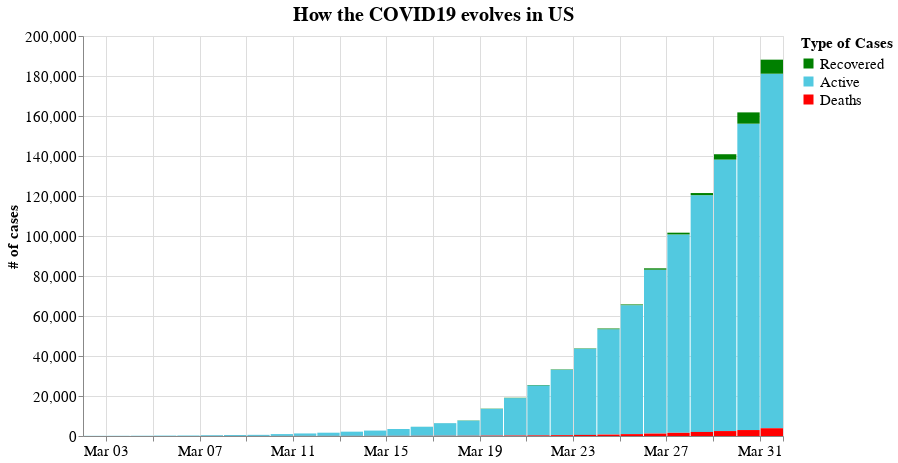

The cell this chart's notebook holds for it:
### Code cell
# draw graph
us_df = us_df[ us_df['date'] > pd.to_datetime('2020-03-01')]

us_time = alt.Chart(us_df).mark_bar().encode(
    alt.X('monthdate(date):T', axis = alt.Axis(title = None, labelFontSize = 15)),
    alt.Y('value:Q', axis = alt.Axis(title = '# of cases', titleFontSize = 15, labelFontSize = 15)),
    alt.Color('variable:N', scale = alt.Scale(domain = ['Recovered', 'Active', 'Deaths'], range = colors),\
             legend = alt.Legend(title = 'Type of Cases', titleFontSize = 15, labelFontSize = 15))
).properties(
width = 700,
    height = 400,
    title = { 'text' :'How the COVID19 evolves in US', 'fontSize' : 20, 'subtitleFontSize' : 15}
)

us_time

### Figure 1 — Vega-Lite specification as saved in the notebook (floating-point values rounded to 4 significant figures)
{"config": {"view": {"continuousWidth": 400, "continuousHeight": 300}}, "data": {"name": "data-abff8ad5554f8420282e5f42fb141f0d"}, "mark": "bar", "encoding": {"color": {"type": "nominal", "field": "variable", "legend": {"labelFontSize": 15, "title": "Type of Cases", "titleFontSize": 15}, "scale": {"domain": ["Recovered", "Active", "Deaths"], "range": ["green", "#52C9E0", "red"]}}, "x": {"type": "temporal", "axis": {"labelFontSize": 15, "title": null}, "field": "date", "timeUnit": "monthdate"}, "y": {"type": "quantitative", "axis": {"labelFontSize": 15, "title": "# of cases", "titleFontSize": 15}, "field": "value"}}, "height": 400, "title": {"text": "How the COVID19 evolves in US", "fontSize": 20, "subtitleFontSize": 15}, "width": 700, "$schema": "https://vega.github.io/schema/vega-lite/v4.0.2.json", "datasets": {"data-abff8ad5554f8420282e5f42fb141f0d": [{"date": "2020-03-02T00:00:00", "variable": "Active", "value": 85}, {"date": "2020-03-03T00:00:00", "variable": "Active", "value": 104}, {"date": "2020-03-04T00:00:00", "variable": "Active", "value": 131}, {"date": "2020-03-05T00:00:00", "variable": "Active", "value": 198}, {"date": "2020-03-06T00:00:00", "variable": "Active", "value": 241}, {"date": "2020-03-07T00:00:00", "variable": "Active", "value": 378}, {"date": "2020-03-08T00:00:00", "variable": "Active", "value": 490}, {"date": "2020-03-09T00:00:00", "variable": "Active", "value": 554}, {"date": "2020-03-10T00:00:00", "variable": "Active", "value": 923}, {"date": "2020-03-11T00:00:00", "variable": "Active", "value": 1237}, {"date": "2020-03-12T00:00:00", "variable": "Active", "value": 1611}, {"date": "2020-03-13T00:00:00", "variable": "Active", "value": 2120}, {"date": "2020-03-14T00:00:00", "variable": "Active", "value": 2661}, {"date": "2020-03-15T00:00:00", "variable": "Active", "value": 3424}, {"date": "2020-03-16T00:00:00", "variable": "Active", "value": 4530}, {"date": "2020-03-17T00:00:00", "variable": "Active", "value": 6296}, {"date": "2020-03-18T00:00:00", "variable": "Active", "value": 7560}, {"date": "2020-03-19T00:00:00", "variable": "Active", "value": 13356}, {"date": "2020-03-20T00:00:00", "variable": "Active", "value": 18709}, {"date": "2020-03-21T00:00:00", "variable": "Active", "value": 25006}, {"date": "2020-03-22T00:00:00", "variable": "Active", "value": 32681}, {"date": "2020-03-23T00:00:00", "variable": "Active", "value": 43112}, {"date": "2020-03-24T00:00:00", "variable": "Active", "value": 52686}, {"date": "2020-03-25T00:00:00", "variable": "Active", "value": 64475}, {"date": "2020-03-26T00:00:00", "variable": "Active", "value": 81946}, {"date": "2020-03-27T00:00:00", "variable": "Active", "value": 99207}, {"date": "2020-03-28T00:00:00", "variable": "Active", "value": 118380}, {"date": "2020-03-29T00:00:00", "variable": "Active", "value": 135754}, {"date": "2020-03-30T00:00:00", "variable": "Active", "value": 153185}, {"date": "2020-03-31T00:00:00", "variable": "Active", "value": 177275}, {"date": "2020-03-02T00:00:00", "variable": "Recovered", "value": 7}, {"date": "2020-03-03T00:00:00", "variable": "Recovered", "value": 7}, {"date": "2020-03-04T00:00:00", "variable": "Recovered", "value": 7}, {"date": "2020-03-05T00:00:00", "variable": "Recovered", "value": 7}, {"date": "2020-03-06T00:00:00", "variable": "Recovered", "value": 7}, {"date": "2020-03-07T00:00:00", "variable": "Recovered", "value": 7}, {"date": "2020-03-08T00:00:00", "variable": "Recovered", "value": 7}, {"date": "2020-03-09T00:00:00", "variable": "Recovered", "value": 7}, {"date": "2020-03-10T00:00:00", "variable": "Recovered", "value": 8}, {"date": "2020-03-11T00:00:00", "variable": "Recovered", "value": 8}, {"date": "2020-03-12T00:00:00", "variable": "Recovered", "value": 12}, {"date": "2020-03-13T00:00:00", "variable": "Recovered", "value": 12}, {"date": "2020-03-14T00:00:00", "variable": "Recovered", "value": 12}, {"date": "2020-03-15T00:00:00", "variable": "Recovered", "value": 12}, {"date": "2020-03-16T00:00:00", "variable": "Recovered", "value": 17}, {"date": "2020-03-17T00:00:00", "variable": "Recovered", "value": 17}, {"date": "2020-03-18T00:00:00", "variable": "Recovered", "value": 105}, {"date": "2020-03-19T00:00:00", "variable": "Recovered", "value": 121}, {"date": "2020-03-20T00:00:00", "variable": "Recovered", "value": 147}, {"date": "2020-03-21T00:00:00", "variable": "Recovered", "value": 176}, {"date": "2020-03-22T00:00:00", "variable": "Recovered", "value": 178}, {"date": "2020-03-23T00:00:00", "variable": "Recovered", "value": 178}, {"date": "2020-03-24T00:00:00", "variable": "Recovered", "value": 348}, {"date": "2020-03-25T00:00:00", "variable": "Recovered", "value": 361}, {"date": "2020-03-26T00:00:00", "variable": "Recovered", "value": 681}, {"date": "2020-03-27T00:00:00", "variable": "Recovered", "value": 869}, {"date": "2020-03-28T00:00:00", "variable": "Recovered", "value": 1072}, {"date": "2020-03-29T00:00:00", "variable": "Recovered", "value": 2665}, {"date": "2020-03-30T00:00:00", "variable": "Recovered", "value": 5644}, {"date": "2020-03-31T00:00:00", "variable": "Recovered", "value": 7024}, {"date": "2020-03-02T00:00:00", "variable": "Deaths", "value": 6}, {"date": "2020-03-03T00:00:00", "variable": "Deaths", "value": 7}, {"date": "2020-03-04T00:00:00", "variable": "Deaths", "value": 11}, {"date": "2020-03-05T00:00:00", "variable": "Deaths", "value": 12}, {"date": "2020-03-06T00:00:00", "variable": "Deaths", "value": 14}, {"date": "2020-03-07T00:00:00", "variable": "Deaths", "value": 17}, {"date": "2020-03-08T00:00:00", "variable": "Deaths", "value": 21}, {"date": "2020-03-09T00:00:00", "variable": "Deaths", "value": 22}, {"date": "2020-03-10T00:00:00", "variable": "Deaths", "value": 28}, {"date": "2020-03-11T00:00:00", "variable": "Deaths", "value": 36}, {"date": "2020-03-12T00:00:00", "variable": "Deaths", "value": 40}, {"date": "2020-03-13T00:00:00", "variable": "Deaths", "value": 47}, {"date": "2020-03-14T00:00:00", "variable": "Deaths", "value": 54}, {"date": "2020-03-15T00:00:00", "variable": "Deaths", "value": 63}, {"date": "2020-03-16T00:00:00", "variable": "Deaths", "value": 85}, {"date": "2020-03-17T00:00:00", "variable": "Deaths", "value": 108}, {"date": "2020-03-18T00:00:00", "variable": "Deaths", "value": 118}, {"date": "2020-03-19T00:00:00", "variable": "Deaths", "value": 200}, {"date": "2020-03-20T00:00:00", "variable": "Deaths", "value": 244}, {"date": "2020-03-21T00:00:00", "variable": "Deaths", "value": 307}, {"date": "2020-03-22T00:00:00", "variable": "Deaths", "value": 417}, {"date": "2020-03-23T00:00:00", "variable": "Deaths", "value": 557}, {"date": "2020-03-24T00:00:00", "variable": "Deaths", "value": 706}, {"date": "2020-03-25T00:00:00", "variable": "Deaths", "value": 942}, {"date": "2020-03-26T00:00:00", "variable": "Deaths", "value": 1209}, {"date": "2020-03-27T00:00:00", "variable": "Deaths", "value": 1581}, {"date": "2020-03-28T00:00:00", "variable": "Deaths", "value": 2026}, {"date": "2020-03-29T00:00:00", "variable": "Deaths", "value": 2467}, {"date": "2020-03-30T00:00:00", "variable": "Deaths", "value": 2978}, {"date": "2020-03-31T00:00:00", "variable": "Deaths", "value": 3873}]}}
